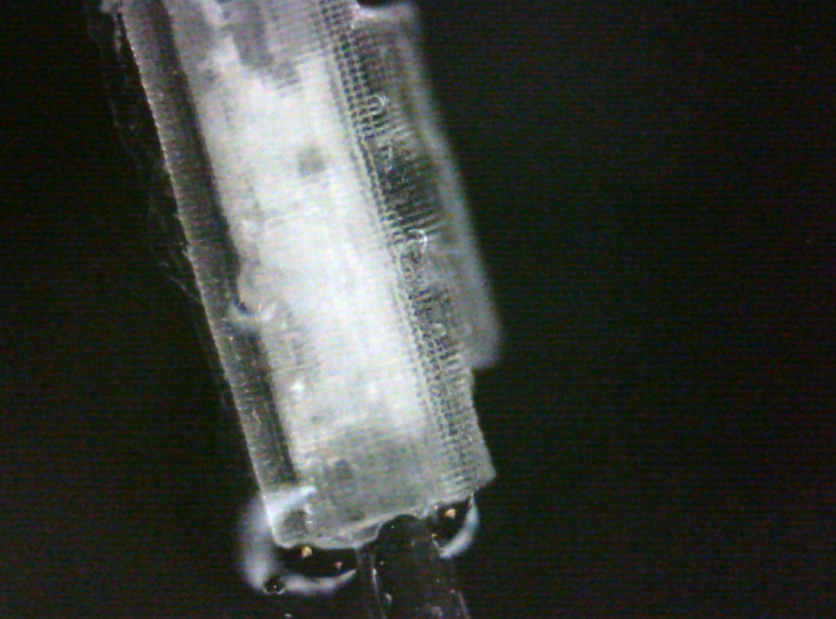
#> input picture img_2.png, 836 x 619 px
$ python image.py
#> lines starting #> are read from the running program, lines starting #| are printed output that depends on the picture; after the words box and inside, x2 and y2 are one past the last pixel; in counts of white or black regions, pixels touching at a corner belong together
import cv2


img=cv2.imread("img_2.png",0)
#> img: shape (619, 836); min 6, max 251, mean 59.4
blur = cv2.GaussianBlur(img,(11,11),2)

canny = cv2.Canny(img, 150, 230)  # 调用Canny函数，指定最大和最小阈值，其中apertureSize默认为3。
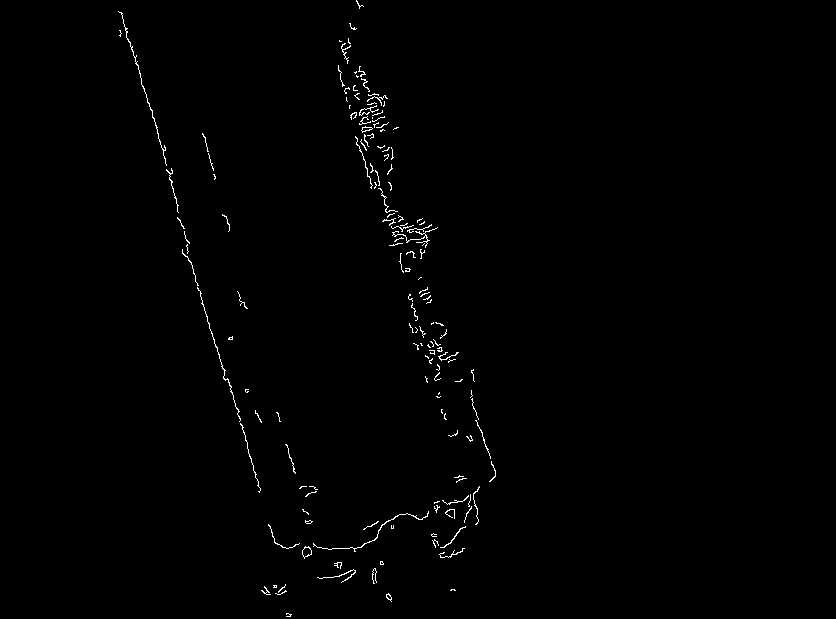
#> canny: shape (619, 836); 0.67% white in thin lines or dots, all inside (x1, y1, x2, y2) = (118, 0, 496, 617)
cv2.imshow('Canny', canny)
cv2.waitKey(0)
cv2.destroyAllWindows()
